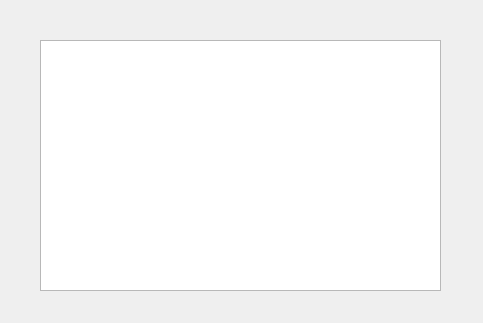
<?xml version="1.0" encoding="UTF-8"?>
<ui version="4.0">
 <class>MainWindow</class>
 <widget class="QMainWindow" name="MainWindow">
  <property name="geometry">
   <rect>
    <x>0</x>
    <y>0</y>
    <width>483</width>
    <height>323</height>
   </rect>
  </property>
  <property name="sizePolicy">
   <sizepolicy hsizetype="Preferred" vsizetype="Preferred">
    <horstretch>0</horstretch>
    <verstretch>0</verstretch>
   </sizepolicy>
  </property>
  <property name="windowTitle">
   <string>Clinic</string>
  </property>
  <property name="windowIcon">
   <iconset>
    <normaloff>../resources/images/clinic_icon.png</normaloff>../resources/images/clinic_icon.png</iconset>
  </property>
  <widget class="QWidget" name="centralwidget">
   <property name="sizePolicy">
    <sizepolicy hsizetype="Preferred" vsizetype="Preferred">
     <horstretch>0</horstretch>
     <verstretch>0</verstretch>
    </sizepolicy>
   </property>
   <widget class="QTextBrowser" name="text">
    <property name="geometry">
     <rect>
      <x>40</x>
      <y>40</y>
      <width>401</width>
      <height>251</height>
     </rect>
    </property>
    <property name="sizePolicy">
     <sizepolicy hsizetype="Preferred" vsizetype="Preferred">
      <horstretch>0</horstretch>
      <verstretch>0</verstretch>
     </sizepolicy>
    </property>
    <property name="font">
     <font>
      <family>Yu Gothic</family>
      <pointsize>11</pointsize>
     </font>
    </property>
   </widget>
  </widget>
 </widget>
 <resources/>
 <connections/>
</ui>
